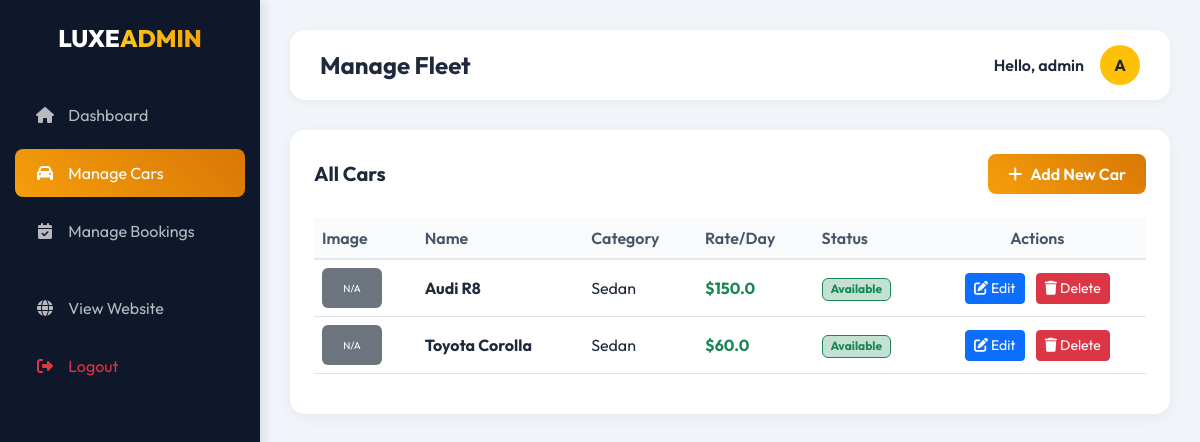
The app's page /dashboard/cars/ (signed in) with its own data.
### myapp/models.py (models this page shows, shortened)
class Car(models.Model):
    category = models.ForeignKey(CarCategory, related_name='cars', on_delete=models.SET_NULL, null=True)
    name = models.CharField(max_length=200, null=True)
    rate_per_day = models.FloatField(null=True)
    description = models.TextField(null=True, blank=True)
    features = models.CharField(max_length=500, null=True, blank=True, help_text="Comma separated features e.g. AC, Auto, 4 Seats")
    image = models.ImageField(upload_to='cars/', null=True, blank=True)
    is_available = models.BooleanField(default=True)
    date_added = models.DateTimeField(auto_now_add=True, null=True)

class CarCategory(models.Model):
    name = models.CharField(max_length=200, db_index=True)
    slug = models.SlugField(max_length=200, unique=True, null=True, blank=True)
    class Meta:
        verbose_name_plural = 'categories'

### myapp/views.py (the view)
# urls.py: path('dashboard/cars/', views.custom_admin_cars, name='custom_admin_cars'),
@user_passes_test(is_admin)
def custom_admin_cars(request):
    cars = Car.objects.all().order_by('-id')
    return render(request, 'custom_admin/cars.html', {'cars': cars})

### myapp/views.py (called while the page is built)
def is_admin(user):
    return user.is_authenticated and user.is_staff

### myapp/templates/custom_admin/cars.html
{% extends 'custom_admin/base.html' %}
{% block page_title %}Manage Fleet{% endblock %}
{% block content %}
<div class="glass-card p-4">
    <div class="d-flex justify-content-between align-items-center mb-4">
        <h5 class="fw-bold mb-0">All Cars</h5>
        <a href="{% url 'custom_admin_add_car' %}" class="btn-lavish text-decoration-none"><i class="fas fa-plus me-2"></i>Add New Car</a>
    </div>
    <div class="table-responsive">
        <table class="table table-hover align-middle">
            <thead>
                <tr>
                    <th>Image</th>
                    <th>Name</th>
                    <th>Category</th>
                    <th>Rate/Day</th>
                    <th>Status</th>
                    <th class="text-center">Actions</th>
                </tr>
            </thead>
            <tbody>
                {% for car in cars %}
                <tr>
                    <td>
                        {% if car.image %}
                        <img src="{{ car.image.url }}" class="rounded shadow-sm" width="60" height="40" style="object-fit: cover;">
                        {% else %}
                        <div class="bg-secondary text-white rounded d-flex justify-content-center align-items-center" style="width: 60px; height: 40px; font-size: 10px;">N/A</div>
                        {% endif %}
                    </td>
                    <td class="fw-bold">{{ car.name }}</td>
                    <td>{{ car.category.name|default:"-" }}</td>
                    <td class="text-success fw-bold">${{ car.rate_per_day }}</td>
                    <td>
                        {% if car.is_available %}
                        <span class="badge bg-success bg-opacity-25 text-success border border-success">Available</span>
                        {% else %}
                        <span class="badge bg-danger bg-opacity-25 text-danger border border-danger">Unavailable</span>
                        {% endif %}
                    </td>
                    <td class="text-center">
                        <a href="{% url 'custom_admin_edit_car' car.id %}" class="btn btn-sm btn-primary me-2"><i class="fas fa-edit"></i> Edit</a>
                        <a href="{% url 'custom_admin_delete_car' car.id %}" class="btn btn-sm btn-danger" onclick="return confirm('Are you sure you want to delete this car?');"><i class="fas fa-trash"></i> Delete</a>
                    </td>
                </tr>
                {% empty %}
                <tr><td colspan="6" class="text-center py-4">No cars available in the fleet.</td></tr>
                {% endfor %}
            </tbody>
        </table>
    </div>
</div>
{% endblock %}

### myapp/templates/custom_admin/base.html (shortened to what this page needs)
<!DOCTYPE html>
<html lang="en">
<head>
    <link href="https://cdn.jsdelivr.net/npm/bootstrap@5.3.0/dist/css/bootstrap.min.css" rel="stylesheet">
    <link rel="stylesheet" href="https://cdnjs.cloudflare.com/ajax/libs/font-awesome/6.4.0/css/all.min.css">
</head>
<body>
    <div class="sidebar">
        <a href="{% url 'custom_admin_dashboard' %}" class="sidebar-brand">LUXE<span class="text-gradient">ADMIN</span></a>
        <ul class="nav flex-column">
            <li class="nav-item">
                <a class="nav-link {% if request.resolver_match.url_name == 'custom_admin_dashboard' %}active{% endif %}" href="{% url 'custom_admin_dashboard' %}">
                    <i class="fas fa-home"></i> Dashboard
                </a>
            </li>
            <li class="nav-item">
                <a class="nav-link {% if 'car' in request.resolver_match.url_name %}active{% endif %}" href="{% url 'custom_admin_cars' %}">
                    <i class="fas fa-car"></i> Manage Cars
                </a>
            </li>
            <li class="nav-item">
                <a class="nav-link {% if 'booking' in request.resolver_match.url_name %}active{% endif %}" href="{% url 'custom_admin_bookings' %}">
                    <i class="fas fa-calendar-check"></i> Manage Bookings
                </a>
            </li>
            <li class="nav-item mt-4">
                <a class="nav-link" href="{% url 'home' %}">
                    <i class="fas fa-globe"></i> View Website
                </a>
            </li>
            <li class="nav-item">
                <a class="nav-link text-danger" href="{% url 'logout' %}">
                    <i class="fas fa-sign-out-alt"></i> Logout
                </a>
            </li>
        </ul>
    </div>
    <div class="main-content">
        <div class="top-header">
            <h4 class="mb-0 fw-bold">{% block page_title %}Dashboard{% endblock %}</h4>
            <div class="user-info d-flex align-items-center">
                <span class="me-3 fw-semibold">Hello, {{ request.user.username }}</span>
                <div class="bg-warning text-dark rounded-circle d-flex align-items-center justify-content-center fw-bold" style="width: 40px; height: 40px;">
                    {{ request.user.username|make_list|first|upper }}
                </div>
            </div>
        </div>
        {% block content %}{% endblock %}
    </div>
</body>
</html>

### myapp/templates/custom_admin/base.html (style rules this page uses)
body { font-family: 'Outfit', sans-serif; background: #f1f5f9; color: #1e293b; }
.sidebar { width: 260px; background: #0f172a; color: white; position: fixed; height: 100vh; left: 0; top: 0; padding-top: 20px; box-shadow: 4px 0 10px rgba(0,0,0,0.1); }
.sidebar-brand { font-size: 1.5rem; font-weight: 800; text-align: center; margin-bottom: 30px; color: white; text-decoration: none; display: block; }
.text-gradient { background: linear-gradient(45deg, #facc15, #f59e0b); -webkit-background-clip: text; -webkit-text-fill-color: transparent; }
.nav-item { margin: 5px 15px; }
.nav-link { color: rgba(255,255,255,0.7); border-radius: 8px; padding: 12px 20px; transition: all 0.3s; }
.nav-link:hover, .nav-link.active { background: linear-gradient(45deg, #f59e0b, #d97706); color: white; }
.nav-link i { margin-right: 10px; width: 20px; text-align: center; }
.main-content { margin-left: 260px; padding: 30px; }
.glass-card { background: white; border-radius: 15px; box-shadow: 0 4px 15px rgba(0,0,0,0.05); border: none; transition: all 0.3s ease; }
.top-header { background: white; padding: 15px 30px; border-radius: 15px; box-shadow: 0 2px 10px rgba(0,0,0,0.05); margin-bottom: 30px; display: flex; justify-content: space-between; align-items: center; }
.btn-lavish { background: linear-gradient(45deg, #f59e0b, #d97706); color: white; border: none; border-radius: 8px; padding: 8px 20px; font-weight: 600; transition: all 0.3s; }
.table th { background: #f8fafc; color: #475569; font-weight: 600; border-bottom: 2px solid #e2e8f0; }
.table td { vertical-align: middle; color: #1e293b; }

### records on screen
Car: image "N/A", name "Audi R8", category.name "Sedan", rate_per_day "150.0", is_available "Available"
Car: image "N/A", name "Toyota Corolla", category.name "Sedan", rate_per_day "60.0", is_available "Available"

### other values on screen
{{ request.user.username }} "admin"
{{ request.user.username|make_list|first|upper }} "A"
